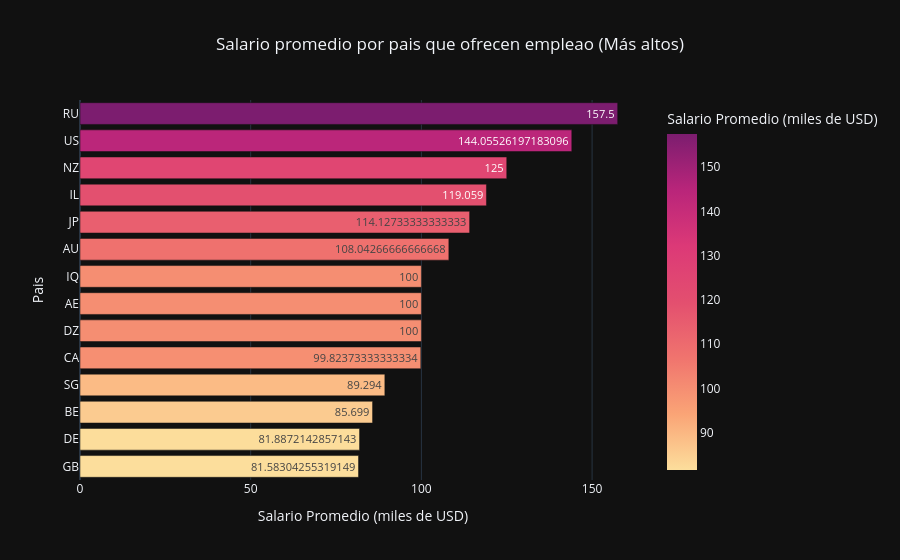

Notebook source saved alongside this figure:
### Code cell
# creamos la grafica de barras horizontales utilizando plotly express para ver los salarios por pais
estadistica2 = px.bar(
    salarioPais,
    y="company_location",
    x="salary_in_usd",
    orientation="h",
    color="salary_in_usd",
    color_continuous_scale="Sunsetdark",
    title="Salario promedio por pais que ofrecen empleao (Más altos)",
    labels={"salary_in_usd":"Salario Promedio (miles de USD)", "company_location":"Pais"},
    text_auto="2.f",
)

# configuramos el diseño optimizando el orden de las barras y aplicandio el tema oscuro
estadistica2.update_layout(
    title_x=0.5,
    xaxis_title="Salario Promedio (miles de USD)",
    yaxis_title="Pais",
    template="plotly_dark",
    yaxis={'categoryorder':'total ascending'},
)

# desplegamos el grafico
# estadistica2.write_html("grafico2.html", include_plotlyjs="cdn", auto_open=True)
#iframe2 = IFrame(src="grafico2.html", width=500, height=600)
estadistica2.show()

### Figure 1 — Plotly figure (JSON) as saved in the notebook; plotly's stock layout.template omitted (floating-point values rounded to 4 significant figures)
{"data": [{"hovertemplate": "Salario Promedio (miles de USD)=%{marker.color}<br>Pais=%{y}<extra></extra>", "legendgroup": "", "marker": {"color": [157.5, 144.1, 125.0, 119.1, 114.1, 108.0, 100.0, 100.0, 100.0, 99.82, 89.29, 85.7, 81.89, 81.58], "coloraxis": "coloraxis", "pattern": {"shape": ""}}, "name": "", "orientation": "h", "showlegend": false, "textposition": "auto", "texttemplate": "%{x:2.f}", "type": "bar", "x": [157.5, 144.1, 125.0, 119.1, 114.1, 108.0, 100.0, 100.0, 100.0, 99.82, 89.29, 85.7, 81.89, 81.58], "xaxis": "x", "y": ["RU", "US", "NZ", "IL", "JP", "AU", "DZ", "AE", "IQ", "CA", "SG", "BE", "DE", "GB"], "yaxis": "y"}], "layout": {"barmode": "relative", "coloraxis": {"autocolorscale": false, "colorbar": {"title": {"text": "Salario Promedio (miles de USD)"}}, "colorscale": [[0, "rgb(252, 222, 156)"], [0.1667, "rgb(250, 164, 118)"], [0.3333, "rgb(240, 116, 110)"], [0.5, "rgb(227, 79, 111)"], [0.6667, "rgb(220, 57, 119)"], [0.8333, "rgb(185, 37, 122)"], [1, "rgb(124, 29, 111)"]]}, "legend": {"tracegroupgap": 0}, "title": {"text": "Salario promedio por pais que ofrecen empleao (Más altos)", "x": 0.5}, "xaxis": {"anchor": "y", "domain": [0, 1], "title": {"text": "Salario Promedio (miles de USD)"}}, "yaxis": {"anchor": "x", "categoryorder": "total ascending", "domain": [0, 1], "title": {"text": "Pais"}}}}
